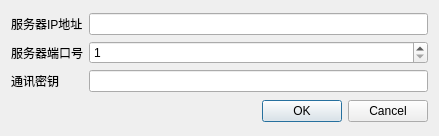
<?xml version="1.0" encoding="UTF-8"?>
<ui version="4.0">
 <class>GuideDlg</class>
 <widget class="QWidget" name="GuideDlg">
  <property name="geometry">
   <rect>
    <x>0</x>
    <y>0</y>
    <width>439</width>
    <height>136</height>
   </rect>
  </property>
  <property name="windowTitle">
   <string>初始化</string>
  </property>
  <layout class="QVBoxLayout" name="verticalLayout">
   <item>
    <layout class="QGridLayout" name="gridLayout">
     <item row="0" column="0">
      <widget class="QLabel" name="label">
       <property name="text">
        <string>服务器IP地址</string>
       </property>
      </widget>
     </item>
     <item row="1" column="0">
      <widget class="QLabel" name="label_2">
       <property name="text">
        <string>服务器端口号</string>
       </property>
      </widget>
     </item>
     <item row="2" column="0">
      <widget class="QLabel" name="label_3">
       <property name="text">
        <string>通讯密钥</string>
       </property>
      </widget>
     </item>
     <item row="0" column="1">
      <widget class="QLineEdit" name="editServerAddress"/>
     </item>
     <item row="2" column="1">
      <widget class="QLineEdit" name="editServerKey"/>
     </item>
     <item row="1" column="1">
      <widget class="QSpinBox" name="spinBoxServerPort">
       <property name="minimum">
        <number>1</number>
       </property>
       <property name="maximum">
        <number>65535</number>
       </property>
      </widget>
     </item>
    </layout>
   </item>
   <item>
    <widget class="QDialogButtonBox" name="buttonBox">
     <property name="standardButtons">
      <set>QDialogButtonBox::Cancel|QDialogButtonBox::Ok</set>
     </property>
    </widget>
   </item>
  </layout>
 </widget>
 <layoutdefault spacing="6" margin="11"/>
 <tabstops>
  <tabstop>editServerAddress</tabstop>
  <tabstop>spinBoxServerPort</tabstop>
  <tabstop>editServerKey</tabstop>
 </tabstops>
 <resources/>
 <connections/>
</ui>
